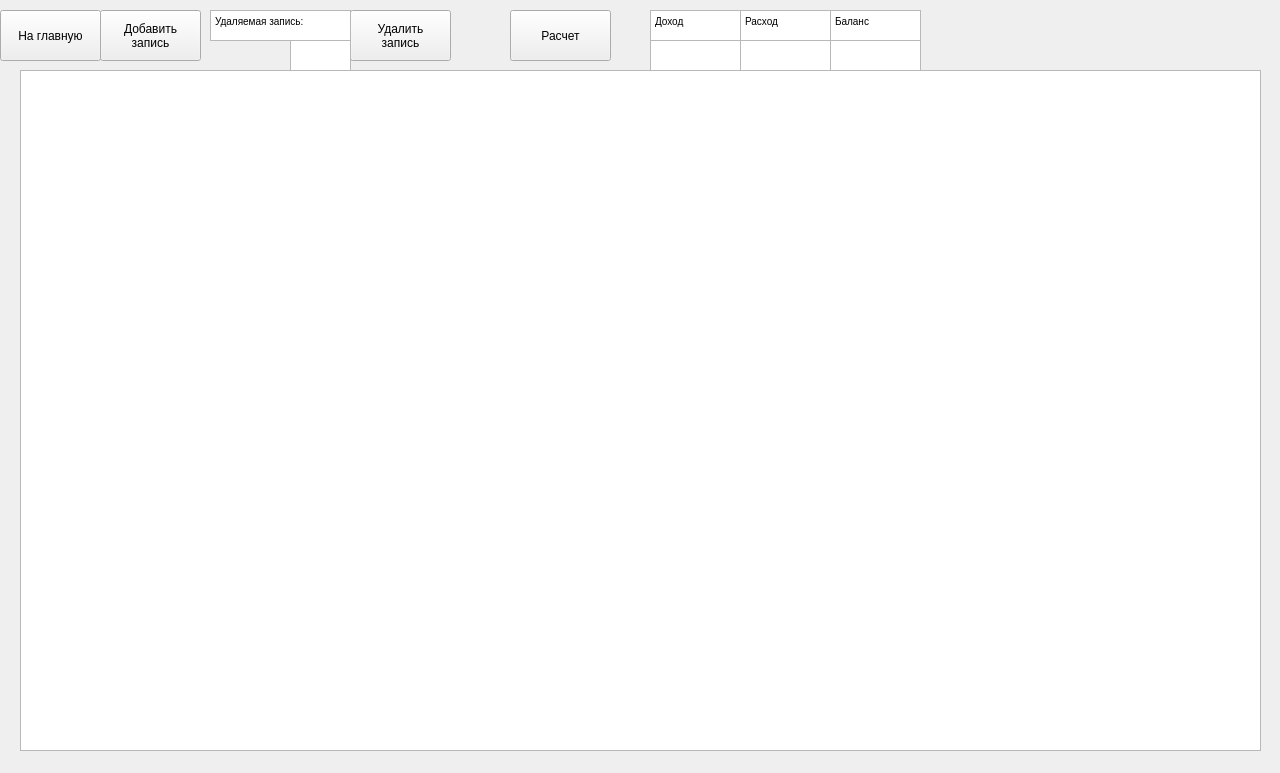
<?xml version="1.0" encoding="UTF-8"?>
<ui version="4.0">
 <class>Month</class>
 <widget class="QWidget" name="Month">
  <property name="geometry">
   <rect>
    <x>0</x>
    <y>0</y>
    <width>1280</width>
    <height>773</height>
   </rect>
  </property>
  <property name="windowTitle">
   <string>Form</string>
  </property>
  <widget class="QPushButton" name="pushButton">
   <property name="geometry">
    <rect>
     <x>0</x>
     <y>10</y>
     <width>101</width>
     <height>51</height>
    </rect>
   </property>
   <property name="text">
    <string>На главную</string>
   </property>
  </widget>
  <widget class="QPushButton" name="pushButton_2">
   <property name="geometry">
    <rect>
     <x>510</x>
     <y>10</y>
     <width>101</width>
     <height>51</height>
    </rect>
   </property>
   <property name="text">
    <string>Расчет</string>
   </property>
  </widget>
  <widget class="QTableView" name="tableView">
   <property name="geometry">
    <rect>
     <x>20</x>
     <y>70</y>
     <width>1241</width>
     <height>681</height>
    </rect>
   </property>
  </widget>
  <widget class="QPushButton" name="pushButton_4">
   <property name="geometry">
    <rect>
     <x>100</x>
     <y>10</y>
     <width>101</width>
     <height>51</height>
    </rect>
   </property>
   <property name="text">
    <string>Добавить
запись</string>
   </property>
  </widget>
  <widget class="QPushButton" name="pushButton_5">
   <property name="geometry">
    <rect>
     <x>350</x>
     <y>10</y>
     <width>101</width>
     <height>51</height>
    </rect>
   </property>
   <property name="text">
    <string>Удалить
запись</string>
   </property>
  </widget>
  <widget class="QTextEdit" name="textEdit">
   <property name="geometry">
    <rect>
     <x>290</x>
     <y>40</y>
     <width>61</width>
     <height>31</height>
    </rect>
   </property>
  </widget>
  <widget class="QTextBrowser" name="textBrowser">
   <property name="geometry">
    <rect>
     <x>210</x>
     <y>10</y>
     <width>141</width>
     <height>31</height>
    </rect>
   </property>
   <property name="html">
    <string>&lt;!DOCTYPE HTML PUBLIC &quot;-//W3C//DTD HTML 4.0//EN&quot; &quot;http://www.w3.org/TR/REC-html40/strict.dtd&quot;&gt;
&lt;html&gt;&lt;head&gt;&lt;meta name=&quot;qrichtext&quot; content=&quot;1&quot; /&gt;&lt;style type=&quot;text/css&quot;&gt;
p, li { white-space: pre-wrap; }
&lt;/style&gt;&lt;/head&gt;&lt;body style=&quot; font-family:'MS Shell Dlg 2'; font-size:7.8pt; font-weight:400; font-style:normal;&quot;&gt;
&lt;p style=&quot; margin-top:0px; margin-bottom:0px; margin-left:0px; margin-right:0px; -qt-block-indent:0; text-indent:0px;&quot;&gt;&lt;span style=&quot; font-family:'MS Shell Dlg 2';&quot;&gt;Удаляемая запись:&lt;/span&gt;&lt;/p&gt;&lt;/body&gt;&lt;/html&gt;</string>
   </property>
  </widget>
  <widget class="QTextBrowser" name="textBrowser_2">
   <property name="geometry">
    <rect>
     <x>650</x>
     <y>10</y>
     <width>91</width>
     <height>31</height>
    </rect>
   </property>
   <property name="html">
    <string>&lt;!DOCTYPE HTML PUBLIC &quot;-//W3C//DTD HTML 4.0//EN&quot; &quot;http://www.w3.org/TR/REC-html40/strict.dtd&quot;&gt;
&lt;html&gt;&lt;head&gt;&lt;meta name=&quot;qrichtext&quot; content=&quot;1&quot; /&gt;&lt;style type=&quot;text/css&quot;&gt;
p, li { white-space: pre-wrap; }
&lt;/style&gt;&lt;/head&gt;&lt;body style=&quot; font-family:'MS Shell Dlg 2'; font-size:7.8pt; font-weight:400; font-style:normal;&quot;&gt;
&lt;p style=&quot; margin-top:0px; margin-bottom:0px; margin-left:0px; margin-right:0px; -qt-block-indent:0; text-indent:0px;&quot;&gt;&lt;span style=&quot; font-family:'MS Shell Dlg 2';&quot;&gt;Доход&lt;/span&gt;&lt;/p&gt;&lt;/body&gt;&lt;/html&gt;</string>
   </property>
  </widget>
  <widget class="QTextBrowser" name="textBrowser_3">
   <property name="geometry">
    <rect>
     <x>650</x>
     <y>40</y>
     <width>91</width>
     <height>31</height>
    </rect>
   </property>
  </widget>
  <widget class="QTextBrowser" name="textBrowser_4">
   <property name="geometry">
    <rect>
     <x>740</x>
     <y>40</y>
     <width>91</width>
     <height>31</height>
    </rect>
   </property>
  </widget>
  <widget class="QTextBrowser" name="textBrowser_5">
   <property name="geometry">
    <rect>
     <x>740</x>
     <y>10</y>
     <width>91</width>
     <height>31</height>
    </rect>
   </property>
   <property name="html">
    <string>&lt;!DOCTYPE HTML PUBLIC &quot;-//W3C//DTD HTML 4.0//EN&quot; &quot;http://www.w3.org/TR/REC-html40/strict.dtd&quot;&gt;
&lt;html&gt;&lt;head&gt;&lt;meta name=&quot;qrichtext&quot; content=&quot;1&quot; /&gt;&lt;style type=&quot;text/css&quot;&gt;
p, li { white-space: pre-wrap; }
&lt;/style&gt;&lt;/head&gt;&lt;body style=&quot; font-family:'MS Shell Dlg 2'; font-size:7.8pt; font-weight:400; font-style:normal;&quot;&gt;
&lt;p style=&quot; margin-top:0px; margin-bottom:0px; margin-left:0px; margin-right:0px; -qt-block-indent:0; text-indent:0px;&quot;&gt;&lt;span style=&quot; font-family:'MS Shell Dlg 2';&quot;&gt;Расход&lt;/span&gt;&lt;/p&gt;&lt;/body&gt;&lt;/html&gt;</string>
   </property>
  </widget>
  <widget class="QTextBrowser" name="textBrowser_6">
   <property name="geometry">
    <rect>
     <x>830</x>
     <y>40</y>
     <width>91</width>
     <height>31</height>
    </rect>
   </property>
  </widget>
  <widget class="QTextBrowser" name="textBrowser_7">
   <property name="geometry">
    <rect>
     <x>830</x>
     <y>10</y>
     <width>91</width>
     <height>31</height>
    </rect>
   </property>
   <property name="html">
    <string>&lt;!DOCTYPE HTML PUBLIC &quot;-//W3C//DTD HTML 4.0//EN&quot; &quot;http://www.w3.org/TR/REC-html40/strict.dtd&quot;&gt;
&lt;html&gt;&lt;head&gt;&lt;meta name=&quot;qrichtext&quot; content=&quot;1&quot; /&gt;&lt;style type=&quot;text/css&quot;&gt;
p, li { white-space: pre-wrap; }
&lt;/style&gt;&lt;/head&gt;&lt;body style=&quot; font-family:'MS Shell Dlg 2'; font-size:7.8pt; font-weight:400; font-style:normal;&quot;&gt;
&lt;p style=&quot; margin-top:0px; margin-bottom:0px; margin-left:0px; margin-right:0px; -qt-block-indent:0; text-indent:0px;&quot;&gt;&lt;span style=&quot; font-family:'MS Shell Dlg 2';&quot;&gt;Баланс&lt;/span&gt;&lt;/p&gt;&lt;/body&gt;&lt;/html&gt;</string>
   </property>
  </widget>
 </widget>
 <resources/>
 <connections/>
</ui>
